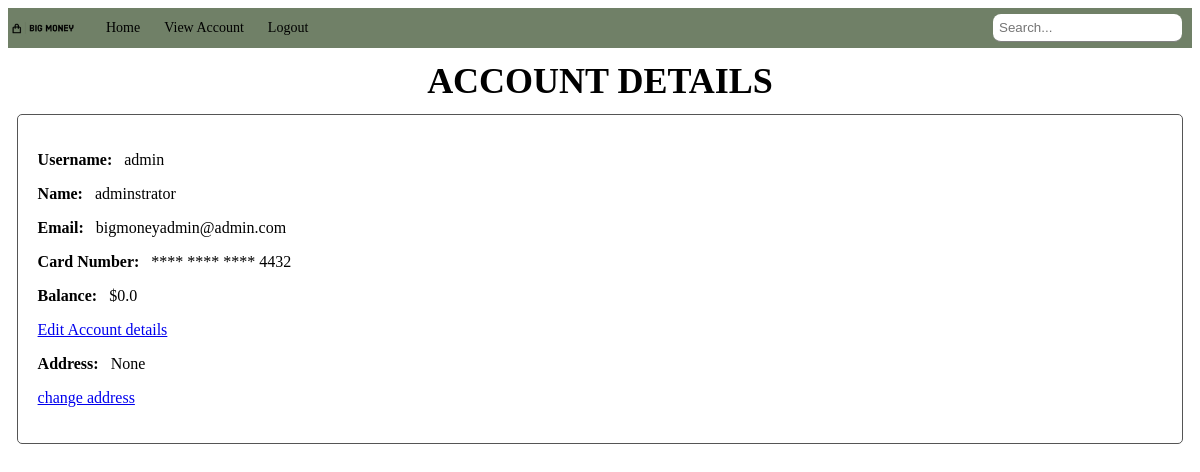
The app's page /view_account/ (signed in) with its own data.
### bigMoney/models.py (models this page shows, shortened)
class User(AbstractUser):
    USER_ROLES = (
        ("S", "Seller"),
        ("C", "Customer")
    )
    role = models.CharField(max_length=1, blank=False, choices=USER_ROLES, default="S")
    card_number = models.CharField(max_length=16, null=True, validators=[MinLengthValidator(16)])
    email = models.EmailField(max_length=255, default="")
    name = models.CharField(max_length=255, default="New User")
    balance = models.FloatField(default=0.0)
    address = models.ForeignKey(Address, on_delete=models.CASCADE, null=True)
    available_merch = models.ManyToManyField(merchandise, default=None)
    ShoppingCart = models.ForeignKey(shoppingCart, on_delete=models.CASCADE, null=True)
    Orders = models.ManyToManyField(Order, default=None)
    is_approved = models.BooleanField(default=None, null=True)

### bigMoney/views.py (the view)
# urls.py: path("view_account/", views.view_account_details, name="view-account"),
@login_required
def view_account_details(request):
    user = request.user
    context = {
        'username': user.username,
        'name': user.name,
        'email': user.email,
        'balance': user.balance,
        'address': user.address,
        'card_number': user.card_number
    }
    return render(request, "view_account_details.html", context)

### bigMoney/templates/view_account_details.html
{% extends 'base.html' %}
{% block content %}
    <h1 class='page-title'>Account Details</h1>
    <div class=form>
        <p><strong class="descriptor">Username:</strong> {{ username }}</p>
        <p><strong class="descriptor">Name:</strong> {{ name }}</p>
        <p><strong class="descriptor">Email:</strong> {{ email }}</p>
        <p><strong class="descriptor">Card Number:</strong> **** **** **** {{ card_number|slice:":15"|slice:"11:" }}</p>
        <p><strong class="descriptor">Balance:</strong> ${{balance}}</p>
        <p class="edit-link"><a href="{% url 'edit-account' %}">Edit Account details</a></p>
        <p><strong class="descriptor">Address:</strong> {{address|safe}}</p>
        <p class="edit-link"><a href="{% url 'change-address' %}">change address</a></p>
    </div>
{% endblock %}

### bigMoney/static/styling/styles.css (style rules this page uses)
.page-title { font-family: 'Times New Roman', "Georgia", "Arial"; font-size: 36px; font-weight: bold; text-align: center; margin: 12px 0; text-transform: uppercase; }
.form { width: 95%; margin: 0 auto; padding: 20px; border: 1px solid #555; border-radius: 5px; }
.edit-link { font-size: 10; font-family: 'Times New Roman', "Georgia", "Arial"; }
.descriptor { font-weight: bold; margin-right: 8px; font-family: 'Times New Roman', "Georgia", "Arial"; }

### records on screen
User: username "admin", name "adminstrator", email "bigmoneyadmin@admin.com", card_number "4432", balance "0.0"

### other values on screen
{{ address|safe }} "None"
